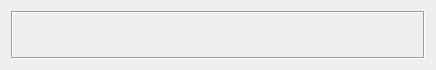
<?xml version="1.0" encoding="UTF-8"?>
<ui version="4.0">
 <class>Splash</class>
 <widget class="QDialog" name="Splash">
  <property name="geometry">
   <rect>
    <x>0</x>
    <y>0</y>
    <width>436</width>
    <height>70</height>
   </rect>
  </property>
  <property name="minimumSize">
   <size>
    <width>70</width>
    <height>70</height>
   </size>
  </property>
  <property name="maximumSize">
   <size>
    <width>1111</width>
    <height>70</height>
   </size>
  </property>
  <property name="windowTitle">
   <string>Splash</string>
  </property>
  <layout class="QVBoxLayout" name="verticalLayout">
   <item>
    <widget class="QFrame" name="frame">
     <property name="frameShape">
      <enum>QFrame::Box</enum>
     </property>
     <property name="frameShadow">
      <enum>QFrame::Sunken</enum>
     </property>
     <layout class="QHBoxLayout" name="horizontalLayout">
      <item>
       <widget class="QLabel" name="lbMovie">
        <property name="text">
         <string/>
        </property>
        <property name="scaledContents">
         <bool>false</bool>
        </property>
        <property name="alignment">
         <set>Qt::AlignCenter</set>
        </property>
       </widget>
      </item>
     </layout>
    </widget>
   </item>
  </layout>
 </widget>
 <resources/>
 <connections/>
</ui>
